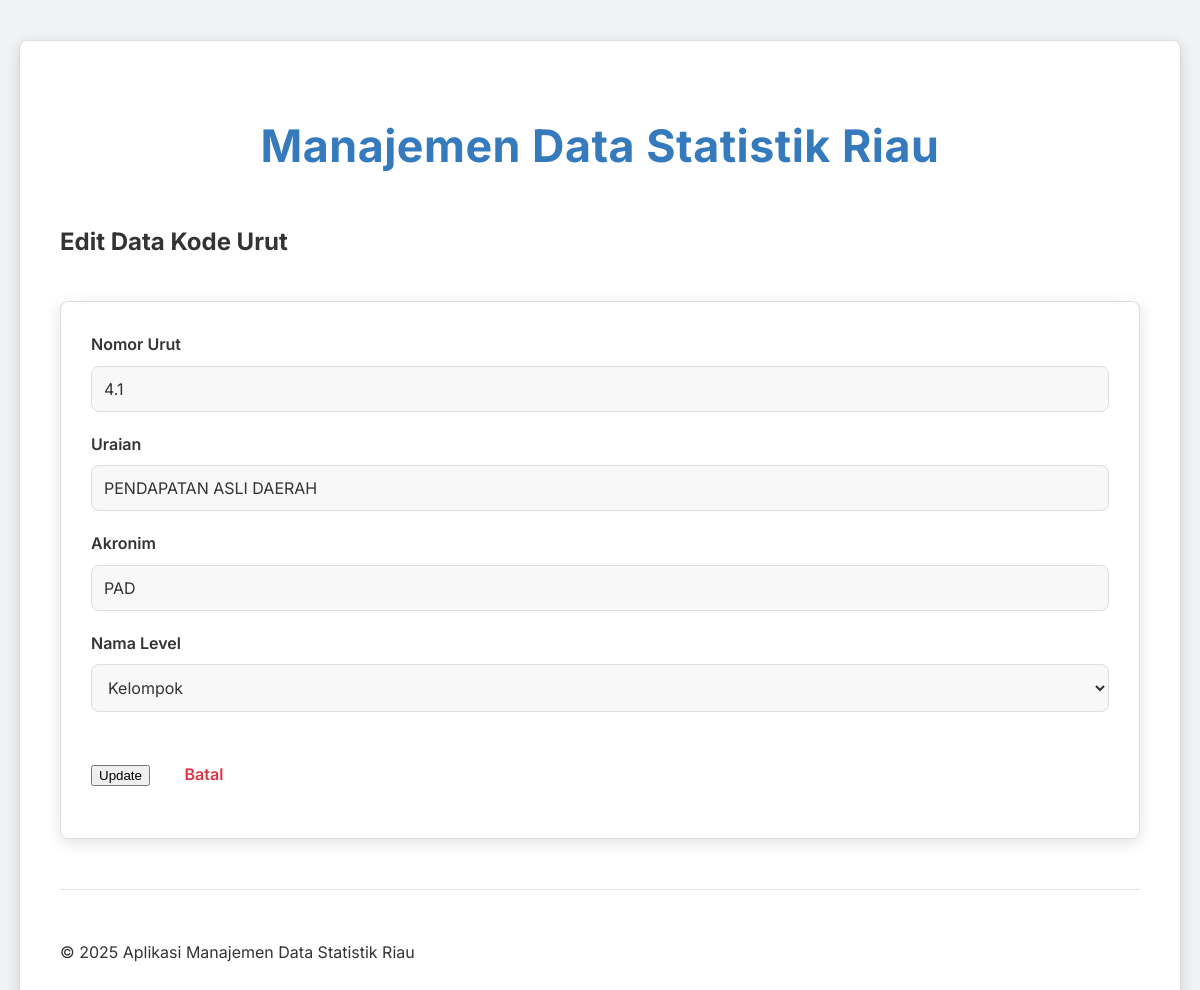
Page /pages/apbd-kode-urut/update.php?id=2 on the committed database.
### tables this page shows
CREATE TABLE `kode_urut` (
  `id` int(11) NOT NULL,
  `no_urut` varchar(11) DEFAULT NULL,
  `uraian` varchar(255) DEFAULT NULL,
  `akronim` varchar(255) DEFAULT NULL,
  `id_kode_level` int(11) DEFAULT NULL
);

CREATE TABLE `kode_level` (
  `id` int(11) NOT NULL,
  `nama_level` varchar(255) DEFAULT NULL,
  `akronim` varchar(255) DEFAULT NULL
);

### pages/apbd-kode-urut/update.php (the view, shortened to what this page needs)
<?php
include '../../config/database.php';
$id = $nourut = $uraian = $idkodelevel = $akronim = "";
$general_error_message = "";
if (isset($_GET["id"]) && !empty(trim($_GET["id"]))) {
    $id = trim($_GET["id"]);
} elseif (isset($_POST["id"]) && !empty(trim($_POST["id"]))) {
    $id = trim($_POST["id"]);
} else {
    header("location: ../../index.php?error=no_id_found");
    exit();
}
$levels = [];
$sql_levels_reget = "SELECT id, nama_level FROM kode_level ORDER BY id ASC";
$result_levels_reget = $conn->query($sql_levels_reget);
if ($result_levels_reget) {
    while ($row = $result_levels_reget->fetch_assoc()) {
        $levels[] = $row;
    }
}
if ($_SERVER["REQUEST_METHOD"] == "GET" || (!empty($general_error_message) && !empty($id))) {
    $sql_fetch = "SELECT ku.id, ku.no_urut, ku.uraian, ku.akronim, ku.id_kode_level
            FROM kode_urut ku
            WHERE ku.id = ?";
    if ($stmt_fetch = $conn->prepare($sql_fetch)) {
        $stmt_fetch->bind_param("i", $param_id_fetch_reget);
        if ($stmt_fetch->execute()) {
            $result_fetch = $stmt_fetch->get_result();
            if ($result_fetch->num_rows == 1) {
                $row_fetch = $result_fetch->fetch_assoc();
                if ($_SERVER["REQUEST_METHOD"] == "GET" || (!empty($general_error_message) && empty($nourut))) {
                    $nourut = $row_fetch["no_urut"];
                    $uraian = $row_fetch["uraian"];
                    $akronim = $row_fetch["akronim"];
                    $idkodelevel = $row_fetch["id_kode_level"];
                }
            } else {
                header("location: ../../index.php?error=data_not_found_on_reget");
                exit();
            }
        } else {
            error_log("Error executing fetch query on reget: " . $stmt_fetch->error);
            $general_error_message = "Error: Masalah saat mengambil data asli untuk form: " . $stmt_fetch->error;
        }
    } else {
        error_log("Error preparing fetch query on reget: " . $conn->error);
        $general_error_message = "Error: Masalah saat menyiapkan query data asli: " . $conn->error;
    }
}
include '../../templates/header.php';
?>
<h2>Edit Data Kode Urut</h2>
<form action="<?php echo htmlspecialchars($_SERVER["PHP_SELF"]); ?>" method="post">
    <div>
        <label>Nomor Urut</label>
        <input type="text" name="nourut" value="<?php echo htmlspecialchars($nourut); ?>">
    </div>
    <div>
        <label>Uraian</label>
        <input type="text" name="uraian" value="<?php echo htmlspecialchars($uraian); ?>">
    </div>
    <div>
        <label>Akronim</label>
        <input type="text" name="akronim" value="<?php echo htmlspecialchars($akronim); ?>">
    </div>
    <div>
        <label>Nama Level</label>
        <select name="id_kode_level">
            <?php foreach ($levels as $level): ?>
                <option value="<?php echo htmlspecialchars($level['id']); ?>"
                    <?php echo ($idkodelevel == $level['id']) ? 'selected' : ''; ?>>
                    <?php echo htmlspecialchars($level['nama_level']); ?>
                </option>
            <?php endforeach; ?>
        </select>
    </div>
    <div>
        <button type="submit">Update</button>
        <a href="read.php" class="back-link">Batal</a>
    </div>
</form>
<?php
include '../../templates/footer.php';
?>

### templates/css/style.css (style rules this page uses)
:root { --primary-color: #4A90E2; --primary-dark: #357ABD; --accent-color: #50E3C2; --secondary-accent: #FF6B6B; --tertiary-color: #FFC107; --text-dark: #333333; --text-light: #F8F8F8; --bg-light: #F0F2F5; --bg-dark: #2C3E50; --card-bg: #FFFFFF; --border-color: #DDDDDD; --input-bg: #F8F8F8; --shadow-light: 0 2px 8px rgba(0, 0, 0, 0.08); --shadow-medium: 0 4px 15px rgba(0, 0, 0, 0.12); --success-color: #28A745; --danger-color: #DC3545; --warning-color: #FFC107; --info-color: #17A2B8; --radius-base: 8px; --transition-fast: 0.2s ease-in-out; --transition-normal: 0.3s ease-in-out; --gradient-primary: linear-gradient(135deg, var(--primary-color) 0%, var(--primary-dark) 100%); --gradient-accent: linear-gradient(135deg, var(--accent-color) 0%, #34B79C 100%); --gradient-secondary-accent: linear-gradient(135deg, var(--secondary-accent) 0%, #FF8A8A 100%); --gradient-tertiary: linear-gradient(135deg, var(--tertiary-color) 0%, #FFA000 100%); }
body { font-family: 'Inter', sans-serif; background: var(--bg-light); margin: 0; padding: 0; line-height: 1.6; color: var(--text-dark); display: flex; justify-content: center; align-items: flex-start; min-height: 100vh; padding: 40px 0; box-sizing: border-box; overflow-x: hidden; overflow-y: auto; position: relative; }
body::before { content: none; }
form { background: var(--card-bg); backdrop-filter: none; -webkit-backdrop-filter: none; padding: 30px; border-radius: var(--radius-base); box-shadow: var(--shadow-medium); margin-top: 40px; border: 1px solid var(--border-color); }
form div { margin-bottom: 20px; }
form label { display: block; margin-bottom: 8px; font-weight: 600; color: var(--text-dark); font-size: 1em; text-shadow: none; }
form input[type="text"], form input[type="email"], form textarea, form select { width: 100%; padding: 12px; border: 1px solid var(--border-color); border-radius: var(--radius-base); font-size: 1em; box-sizing: border-box; background-color: var(--input-bg); color: var(--text-dark); transition: border-color var(--transition-fast), box-shadow var(--transition-fast); font-family: 'Inter', sans-serif; text-shadow: none; }
form input::placeholder, form textarea::placeholder { color: #AAAAAA; }
.back-link { display: inline-flex; align-items: center; margin-top: 30px; margin-left: 30px; text-decoration: none; color: var(--danger-color); font-weight: 600; font-size: 1em; transition: color var(--transition-fast), transform var(--transition-fast); letter-spacing: normal; text-shadow: none; }
* { scrollbar-width: thin; scrollbar-color: #888888 #F0F2F5; }

### rows in the picture
kode_urut: nourut "4.1", uraian "PENDAPATAN ASLI DAERAH", akronim "PAD", id_kode_level "Kelompok"
